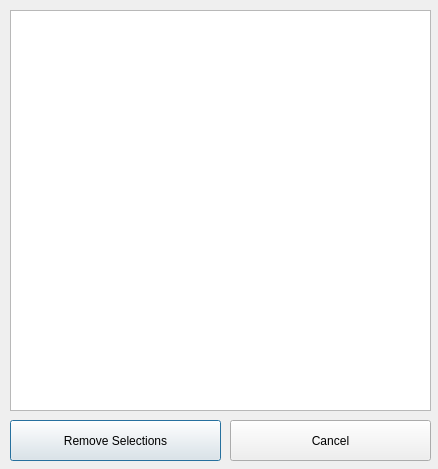
<?xml version="1.0" encoding="UTF-8"?>
<ui version="4.0">
 <class>Dialog</class>
 <widget class="QDialog" name="Dialog">
  <property name="geometry">
   <rect>
    <x>0</x>
    <y>0</y>
    <width>438</width>
    <height>469</height>
   </rect>
  </property>
  <property name="sizePolicy">
   <sizepolicy hsizetype="Preferred" vsizetype="Preferred">
    <horstretch>0</horstretch>
    <verstretch>0</verstretch>
   </sizepolicy>
  </property>
  <property name="windowTitle">
   <string>Change Parent</string>
  </property>
  <widget class="QPushButton" name="btn_remove_ideas">
   <property name="geometry">
    <rect>
     <x>10</x>
     <y>420</y>
     <width>211</width>
     <height>41</height>
    </rect>
   </property>
   <property name="text">
    <string>Remove Selections</string>
   </property>
  </widget>
  <widget class="QPushButton" name="btn_cancel">
   <property name="geometry">
    <rect>
     <x>230</x>
     <y>420</y>
     <width>201</width>
     <height>41</height>
    </rect>
   </property>
   <property name="text">
    <string>Cancel</string>
   </property>
  </widget>
  <widget class="QListView" name="lst_node_ideas">
   <property name="geometry">
    <rect>
     <x>10</x>
     <y>10</y>
     <width>421</width>
     <height>401</height>
    </rect>
   </property>
   <property name="selectionMode">
    <enum>QAbstractItemView::ExtendedSelection</enum>
   </property>
  </widget>
 </widget>
 <resources/>
 <connections/>
</ui>
